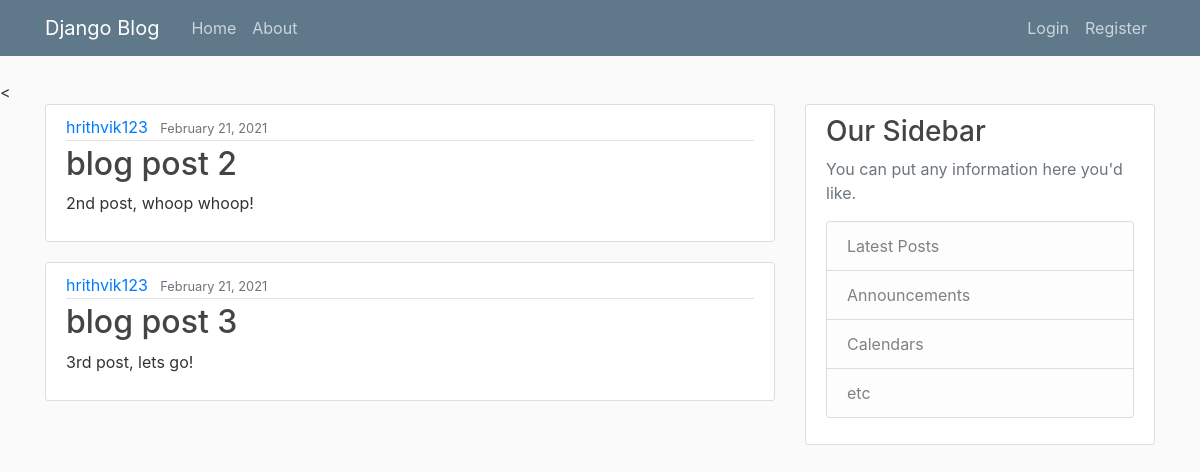
The page / on the database its author committed.
### blog/models.py (models this page shows, shortened)
class Post(models.Model):
    title = models.CharField(max_length=100)
    content = models.TextField()
    date_posted = models.DateTimeField(default=timezone.now)
    author = models.ForeignKey(User, on_delete=models.CASCADE)

### blog/views.py (the view)
# urls.py: 2. Add a URL to urlpatterns:  path('', views.home, name='home')
def home(request):
    context = {
        'posts': Post.objects.all() #query all post in database
    }
    return render(request, 'blog/home.html', context)

### blog/templates/blog/home.html
{% extends "blog/base.html" %}
  {% block content %}
    {% for post in posts%}
    <article class="media content-section">
      <div class="media-body">
        <div class="article-metadata">
          <a class="mr-2" href="#">{{ post.author }}</a>
          <small class="text-muted">{{ post.date_posted|date:"F d, Y" }}</small>
        </div>
        <h2><a class="article-title" href="#">{{ post.title }}</a></h2>
        <p class="article-content">{{ post.content }}</p>
      </div>
    </article>
    {% endfor %}
  {% endblock content %}

### blog/static/blog/main.css (style rules this page uses)
body { background: #fafafa; color: #333333; margin-top: 5rem; }
h1, h2, h3, h4, h5, h6 { color: #444444; }
.content-section { background: #ffffff; padding: 10px 20px; border: 1px solid #dddddd; border-radius: 3px; margin-bottom: 20px; }
.article-title { color: #444444; }
.article-content { white-space: pre-line; }
.article-metadata { padding-bottom: 1px; margin-bottom: 4px; border-bottom: 1px solid #e3e3e3 }

### rows shown on the page
Post: author "hrithvik123", date_posted "February 21, 2021", title "blog post 2", content "2nd post, whoop whoop!"
Post: author "hrithvik123", date_posted "February 21, 2021", title "blog post 3", content "3rd post, lets go!"
